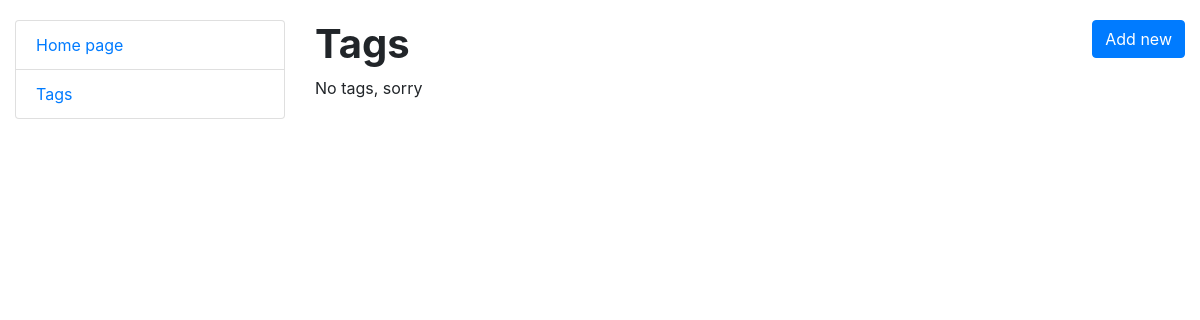
The page /tags/ on the database as committed earlier.
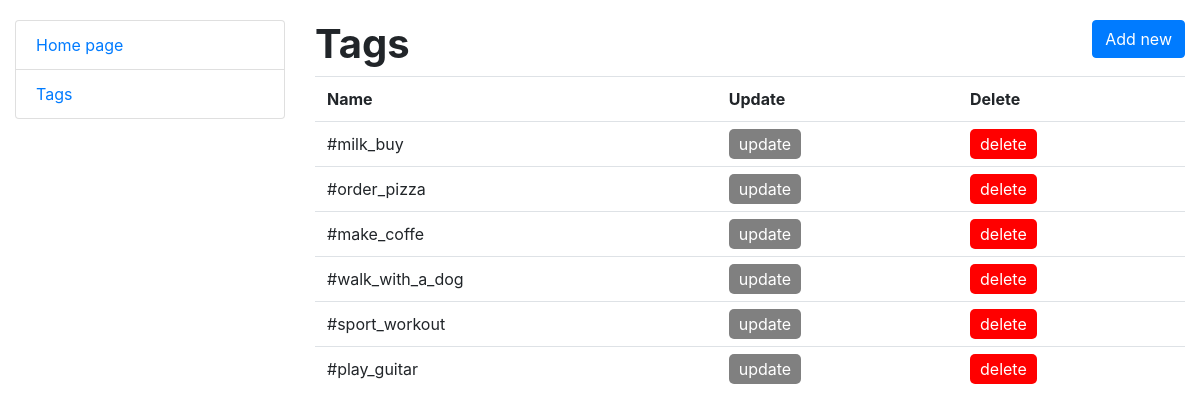
The same page on the database as committed later.
### tasks/models.py (models this page shows, shortened)
class Tag(models.Model):
    tag = models.CharField(max_length=255)

### tasks/views.py (the view)
class TagListView(generic.ListView):
    model = Tag
    template_name = "tasks/tag_list.html"
    context_object_name = "tag_list"

### templates/tasks/tag_list.html
{% extends "base.html" %}
{% block content %}
  <h1>
    <strong>
      Tags
    </strong>
    <a style="float: right" class="btn btn-primary" href="{% url 'tasks:tag-create' %}">Add new</a>
  </h1>
  {% if tag_list %}
    <table class="table">
     <tr>
       <th>Name</th>
       <th>Update</th>
       <th>Delete</th>
     </tr>
      {% for tag in tag_list %}
        <tr>
          <td>
            {{ tag.tag }}
          </td>
          <td>
           <a href="{% url 'tasks:tag-update' pk=tag.id %}" style="background-color: grey; color: white; padding: 5px 10px; border-radius: 5px; text-decoration: none;">update</a>
          </td>
          <td>
            <a href="{% url 'tasks:tag-delete' pk=tag.id %}" style="background-color: red; color: white; padding: 5px 10px; border-radius: 5px; text-decoration: none;">delete</a>
          </td>
        </tr>
      {% endfor %}
    </table>
    {% else %}
      <p>No tags, sorry</p>
    {% endif %}
{% endblock %}

Rows that differ between the two databases and show on the page:
added Tag: tag "#milk_buy"
added Tag: tag "#order_pizza"
added Tag: tag "#make_coffe"
added Tag: tag "#walk_with_a_dog"
added Tag: tag "#sport_workout"
added Tag: tag "#play_guitar"
Other text that changed with them:
text no longer shown: "No tags, sorry"
text now shown: "Name Update Delete"
